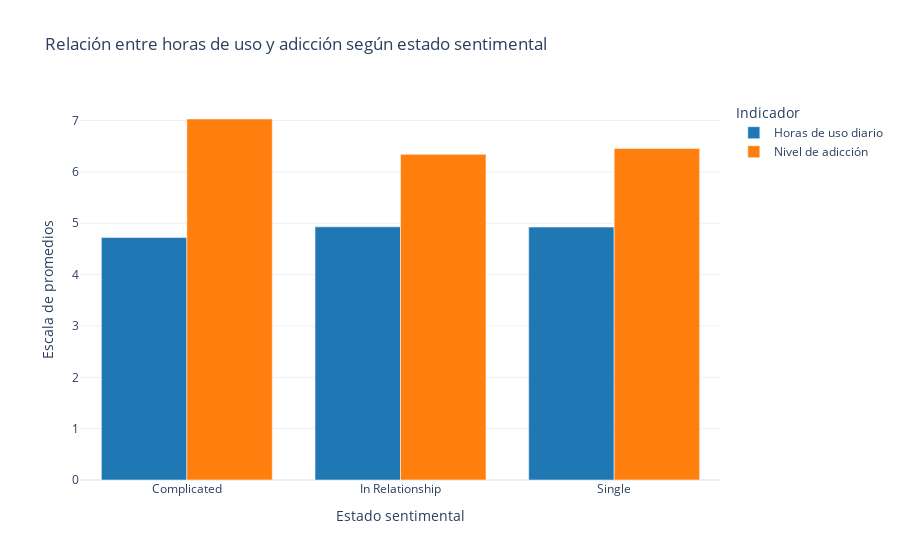

Source (notebook cell):
### Code cell
df = pd.DataFrame({
    "Relationship_Status": ["Complicated", "In Relationship", "Single"],
    "Avg_Daily_Usage_Hours": [4.721875, 4.930796, 4.926042],
    "Addicted_Score": [7.031250, 6.342561, 6.458333]
})

df_melted = df.melt(
    id_vars='Relationship_Status',
    value_vars=['Avg_Daily_Usage_Hours', 'Addicted_Score'],
    var_name='Variable',
    value_name='Valor'
)

df_melted['Variable'] = df_melted['Variable'].replace({
    'Avg_Daily_Usage_Hours': 'Horas de uso diario',
    'Addicted_Score': 'Nivel de adicción'
})

fig = px.bar(
    df_melted,
    x='Relationship_Status',
    y='Valor',
    color='Variable',
    barmode='group',
    title='Relación entre horas de uso y adicción según estado sentimental',
    text=None,
    color_discrete_sequence=['#1f77b4', '#ff7f0e'],
    labels={
        'Relationship_Status': 'Estado sentimental',
        'Valor': 'Promedio',
        'Variable': 'Indicador'
    }
)

fig.update_layout(
    template='plotly_white',
    xaxis_title='Estado sentimental',
    yaxis_title='Escala de promedios',
    legend_title='Indicador'
)

fig.show()

### Figure 1 — Plotly figure (JSON) as saved in the notebook; plotly's stock layout.template omitted (floating-point values rounded to 4 significant figures)
{"data": [{"alignmentgroup": "True", "hovertemplate": "Indicador=Horas de uso diario<br>Estado sentimental=%{x}<br>Promedio=%{y}<extra></extra>", "legendgroup": "Horas de uso diario", "marker": {"color": "#1f77b4", "pattern": {"shape": ""}}, "name": "Horas de uso diario", "offsetgroup": "Horas de uso diario", "orientation": "v", "showlegend": true, "textposition": "auto", "type": "bar", "x": ["Complicated", "In Relationship", "Single"], "xaxis": "x", "y": [4.722, 4.931, 4.926], "yaxis": "y"}, {"alignmentgroup": "True", "hovertemplate": "Indicador=Nivel de adicción<br>Estado sentimental=%{x}<br>Promedio=%{y}<extra></extra>", "legendgroup": "Nivel de adicción", "marker": {"color": "#ff7f0e", "pattern": {"shape": ""}}, "name": "Nivel de adicción", "offsetgroup": "Nivel de adicción", "orientation": "v", "showlegend": true, "textposition": "auto", "type": "bar", "x": ["Complicated", "In Relationship", "Single"], "xaxis": "x", "y": [7.031, 6.343, 6.458], "yaxis": "y"}], "layout": {"barmode": "group", "legend": {"title": {"text": "Indicador"}, "tracegroupgap": 0}, "title": {"text": "Relación entre horas de uso y adicción según estado sentimental"}, "xaxis": {"anchor": "y", "domain": [0, 1], "title": {"text": "Estado sentimental"}}, "yaxis": {"anchor": "x", "domain": [0, 1], "title": {"text": "Escala de promedios"}}}}
